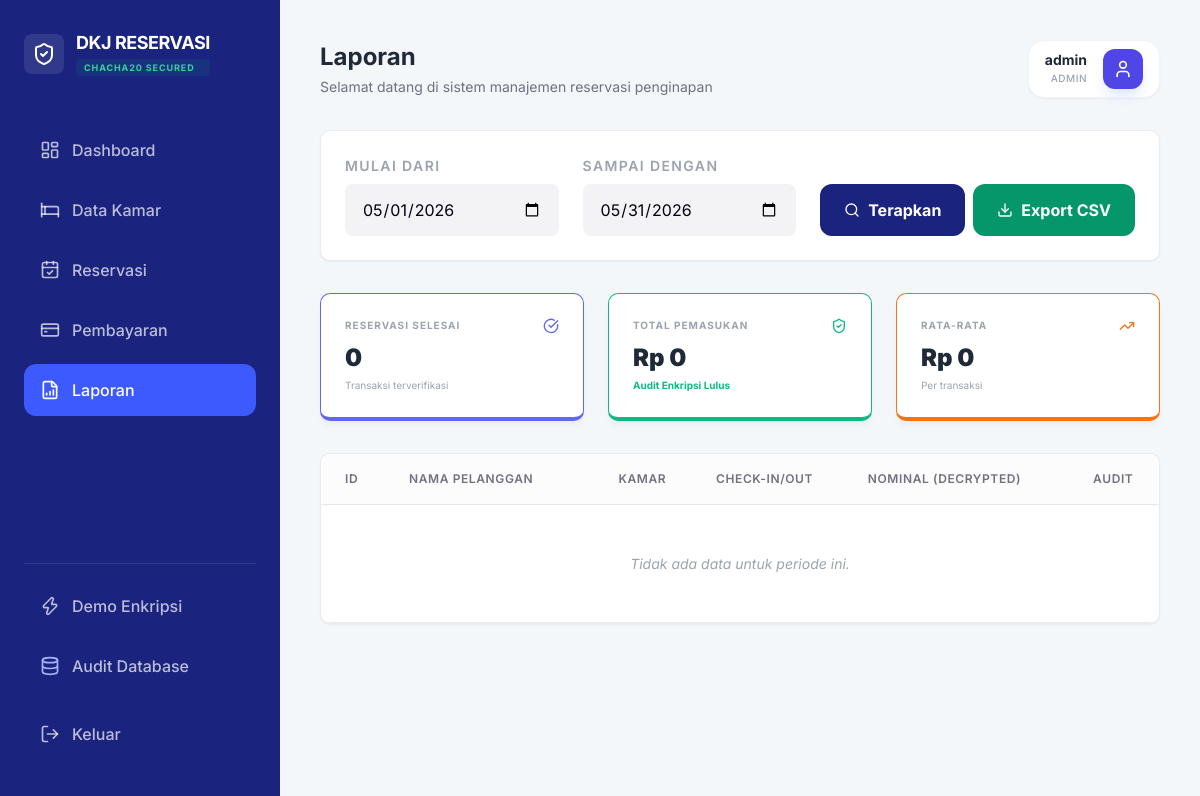
Page /dashboard.php?page=reports (signed in) on the earlier database version.
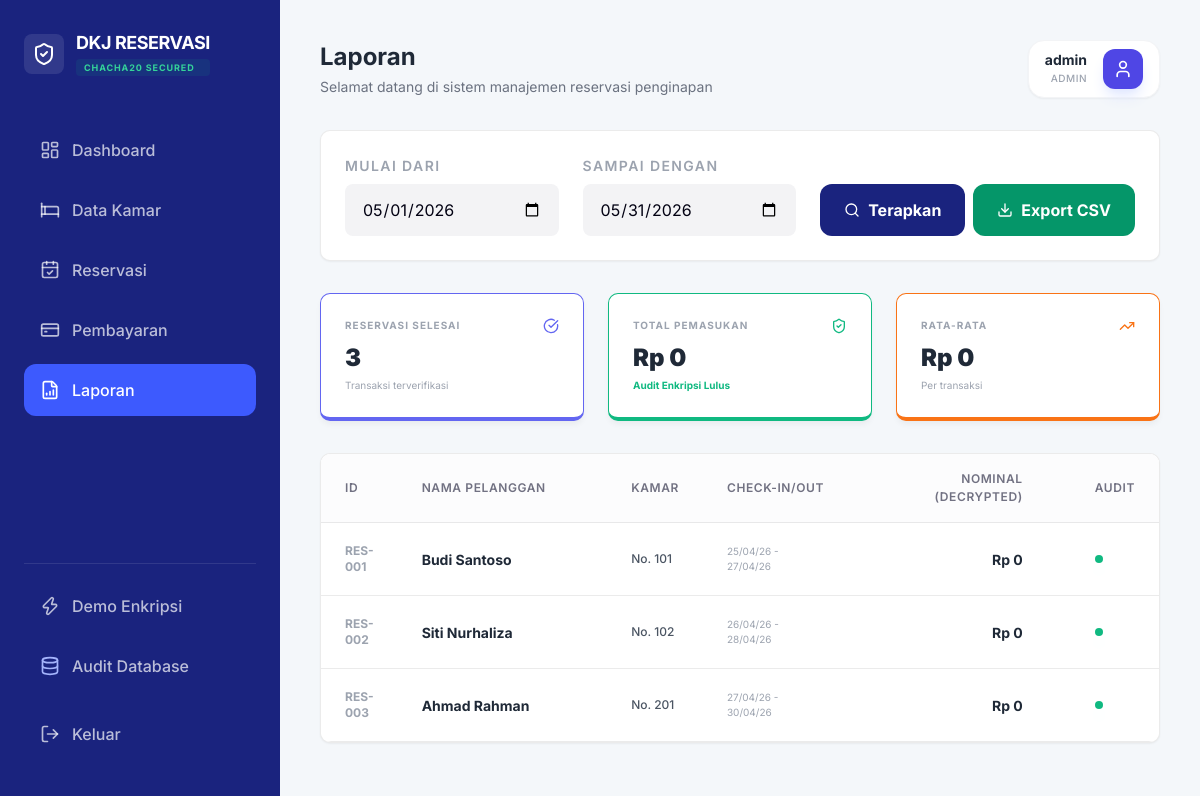
Same page on the later database version.
### tables this page shows
CREATE TABLE payments (
        id INTEGER PRIMARY KEY AUTOINCREMENT,
        reservation_id INTEGER,
        amount TEXT,
        method TEXT,
        status TEXT DEFAULT 'unpaid',
        payment_date DATETIME,
        FOREIGN KEY(reservation_id) REFERENCES reservations(id)
    );

CREATE TABLE reservations (
        id INTEGER PRIMARY KEY AUTOINCREMENT,
        customer_name TEXT,
        phone TEXT,
        email TEXT,
        address TEXT,
        check_in DATE,
        check_out DATE,
        notes TEXT,
        room_id INTEGER,
        status TEXT DEFAULT 'pending',
        FOREIGN KEY(room_id) REFERENCES rooms(id)
    );

CREATE TABLE rooms (
        id INTEGER PRIMARY KEY AUTOINCREMENT,
        room_number TEXT UNIQUE,
        type TEXT,
        price INTEGER,
        status TEXT DEFAULT 'available'
    );

### helpers/security_helper.php (called while the page is built, shortened)
<?php
class SecurityHelper {
    public static function generateKey() {
        $seed = SERVER_SEED . MASTER_SECRET;
        return hash('sha256', $seed, true);
    }
    public static function decrypt($base64_data) {
        $decoded = base64_decode($base64_data);
        $key = self::generateKey();
        if (function_exists('sodium_crypto_stream_chacha20_xor')) {
            $nonce_len = 8;
            if (strlen($decoded) < $nonce_len) return "[Error]";
            $nonce = substr($decoded, 0, $nonce_len);
            $ciphertext = substr($decoded, $nonce_len);
            return sodium_crypto_stream_chacha20_xor($ciphertext, $nonce, $key);
        } else {
            $nonce_len = 16;
            $nonce = substr($decoded, 0, $nonce_len);
            $ciphertext = substr($decoded, $nonce_len);
            return openssl_decrypt($ciphertext, 'chacha20', $key, OPENSSL_RAW_DATA, $nonce);
        }
    }
}
?>

### modules/reports.php (the view, shortened to what the changed rows need)
<?php
$start_date = $_GET['start'] ?? date('Y-m-01');
$end_date = $_GET['end'] ?? date('Y-m-t');
$stmt = $db->prepare("SELECT p.*, r.customer_name, r.check_in, r.check_out, rm.room_number
                      FROM payments p
                      JOIN reservations r ON p.reservation_id = r.id
                      JOIN rooms rm ON r.room_id = rm.id
                      WHERE DATE(p.payment_date) BETWEEN ? AND ?");
$stmt->execute([$start_date, $end_date]);
$report_data = $stmt->fetchAll(PDO::FETCH_ASSOC);
$total_income = 0;
?>
<div class="card mb-8 shadow-sm">
    <form method="GET" class="flex flex-wrap items-end gap-6">
        <div class="form-group flex-1 min-w-[180px]">
            <label class="text-[10px] text-gray-400 font-bold uppercase tracking-widest mb-2 block">Mulai Dari</label>
            <input type="date" name="start" value="<?= $start_date ?>" class="form-control">
        </div>
        <div class="form-group flex-1 min-w-[180px]">
            <label class="text-[10px] text-gray-400 font-bold uppercase tracking-widest mb-2 block">Sampai Dengan</label>
            <input type="date" name="end" value="<?= $end_date ?>" class="form-control">
        </div>
        <div class="flex gap-2">
            <button type="submit" class="py-3.5 px-6 bg-[#1a237e] text-white font-bold rounded-xl flex items-center gap-2 hover:bg-indigo-700 transition-all">
                <i data-lucide="search" class="w-4 h-4"></i> Terapkan
            </button>
            <a href="?page=reports&start=<?= $start_date ?>&end=<?= $end_date ?>&export=csv" class="py-3.5 px-6 bg-emerald-600 text-white font-bold rounded-xl flex items-center gap-2 hover:bg-emerald-700 transition-all">
                <i data-lucide="download" class="w-4 h-4"></i> Export CSV
            </a>
        </div>
    </form>
</div>
<div class="grid grid-cols-1 md:grid-cols-3 gap-6 mb-8">
    <div class="card border-b-4 border-indigo-500">
        <div class="flex justify-between items-start mb-2">
            <div class="text-[10px] font-bold text-gray-400 uppercase tracking-widest">Reservasi Selesai</div>
            <i data-lucide="check-circle" class="w-4 h-4 text-indigo-500"></i>
        </div>
        <div class="text-2xl font-black text-gray-800"><?= count($report_data) ?></div>
        <div class="text-[10px] text-gray-400 mt-1">Transaksi terverifikasi</div>
    </div>
    <div class="card border-b-4 border-emerald-500">
        <div class="flex justify-between items-start mb-2">
            <div class="text-[10px] font-bold text-gray-400 uppercase tracking-widest">Total Pemasukan</div>
            <i data-lucide="shield-check" class="w-4 h-4 text-emerald-500"></i>
        </div>
        <div class="text-2xl font-black text-gray-800">Rp <?= number_format($total_income, 0, ',', '.') ?></div>
        <div class="text-[10px] text-emerald-500 font-bold mt-1">Audit Enkripsi Lulus</div>
    </div>
    <div class="card border-b-4 border-orange-500">
        <div class="flex justify-between items-start mb-2">
            <div class="text-[10px] font-bold text-gray-400 uppercase tracking-widest">Rata-rata</div>
            <i data-lucide="trending-up" class="w-4 h-4 text-orange-500"></i>
        </div>
        <div class="text-2xl font-black text-gray-800">Rp <?= count($report_data) > 0 ? number_format($total_income / count($report_data), 0, ',', '.') : '0' ?></div>
        <div class="text-[10px] text-gray-400 mt-1">Per transaksi</div>
    </div>
</div>
<div class="card p-0 overflow-hidden shadow-sm">
    <div class="table-container border-none">
        <table>
            <thead>
                <tr class="bg-gray-50">
                    <th class="w-16">ID</th>
                    <th class="w-1/4">Nama Pelanggan</th>
                    <th>Kamar</th>
                    <th>Check-in/Out</th>
                    <th class="text-right pr-12">Nominal (Decrypted)</th>
                    <th>Audit</th>
                </tr>
            </thead>
            <tbody>
                <?php foreach ($report_data as $row): ?>
                <?php
                    $decrypted_amount = SecurityHelper::decrypt($row['amount']);
                    $amount_float = is_numeric($decrypted_amount) ? (float)$decrypted_amount : 0;
                ?>
                <tr class="hover:bg-gray-50/50 transition-colors">
                    <td class="text-xs text-gray-400 font-bold">RES-<?= str_pad($row['reservation_id'], 3, '0', STR_PAD_LEFT) ?></td>
                    <td class="font-bold text-gray-800">
                        <div class="flex items-center gap-2">
                            <?= htmlspecialchars($row['customer_name']) ?>
                        </div>
                    </td>
                    <td class="text-gray-600 font-medium text-xs">No. <?= $row['room_number'] ?></td>
                    <td class="text-gray-400 text-[10px]">
                        <?= date('d/m/y', strtotime($row['check_in'])) ?> - <?= date('d/m/y', strtotime($row['check_out'])) ?>
                    </td>
                    <td class="font-bold text-gray-800 text-right pr-12">
                        Rp <?= number_format($amount_float, 0, ',', '.') ?>
                    </td>
                    <td>
                        <div class="w-2 h-2 rounded-full bg-emerald-500 shadow-lg shadow-emerald-200" title="Data Verified"></div>
                    </td>
                </tr>
                <?php endforeach; ?>
                <?php if (empty($report_data)): ?>
                    <tr><td colspan="6" class="p-12 text-center text-gray-400 italic">Tidak ada data untuk periode ini.</td></tr>
                <?php endif; ?>
            </tbody>
        </table>
    </div>
</div>

Differences in the rows shown:
now on this page (row edited): payments: reservation "001", reservation.customer_name "Budi Santoso", rooms.room_number "101", reservation.check_in "25/04/26", reservation.check_out "27/04/26", amount "0"
now on this page (row edited): payments: reservation "002", reservation.customer_name "Siti Nurhaliza", rooms.room_number "102", reservation.check_in "26/04/26", reservation.check_out "28/04/26", amount "0"
now on this page (row edited): payments: reservation "003", reservation.customer_name "Ahmad Rahman", rooms.room_number "201", reservation.check_in "27/04/26", reservation.check_out "30/04/26", amount "0"
Other differences:
count($report_data): "0" → "3"
$total_income / count($report_data): (not shown) → "0"
text no longer shown: "0 Tidak ada data untuk periode ini."
